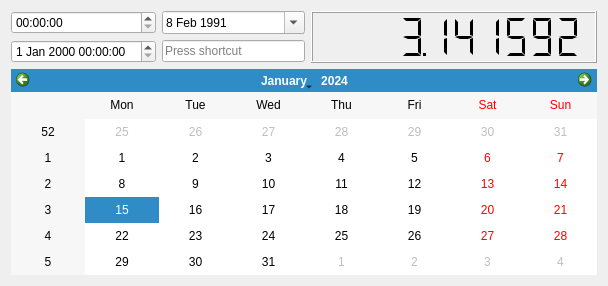
                                    <widget class="QWidget" name="page_3">
                                        <property name="geometry">
                                            <rect>
                                                <x>0</x>
                                                <y>0</y>
                                                <width>608</width>
                                                <height>286</height>
                                            </rect>
                                        </property>
                                        <attribute name="label">
                                            <string>Date controls</string>
                                        </attribute>
                                        <layout class="QGridLayout" name="gridLayout_9"
                                            columnstretch="1,1,2">
                                            <item row="0" column="2" rowspan="2">
                                                <widget class="QLCDNumber" name="lcdNumber">
                                                    <property name="smallDecimalPoint">
                                                        <bool>true</bool>
                                                    </property>
                                                    <property name="digitCount">
                                                        <number>10</number>
                                                    </property>
                                                    <property name="segmentStyle">
                                                        <enum>QLCDNumber::Flat</enum>
                                                    </property>
                                                    <property name="value" stdset="0">
                                                        <double>3.141592000000000</double>
                                                    </property>
                                                </widget>
                                            </item>
                                            <item row="0" column="0">
                                                <widget class="QTimeEdit" name="timeEdit" />
                                            </item>
                                            <item row="1" column="0">
                                                <widget class="QDateTimeEdit"
                                                    name="dateTimeEdit" />
                                            </item>
                                            <item row="0" column="1">
                                                <widget class="QDateEdit" name="dateEdit">
                                                    <property name="dateTime">
                                                        <datetime>
                                                            <hour>0</hour>
                                                            <minute>0</minute>
                                                            <second>0</second>
                                                            <year>1991</year>
                                                            <month>2</month>
                                                            <day>8</day>
                                                        </datetime>
                                                    </property>
                                                    <property name="calendarPopup">
                                                        <bool>true</bool>
                                                    </property>
                                                </widget>
                                            </item>
                                            <item row="1" column="1">
                                                <widget class="QKeySequenceEdit"
                                                    name="keySequenceEdit" />
                                            </item>
                                            <item row="2" column="0" colspan="3">
                                                <widget class="QCalendarWidget"
                                                    name="calendarWidget" />
                                            </item>
                                        </layout>
                                    </widget>
